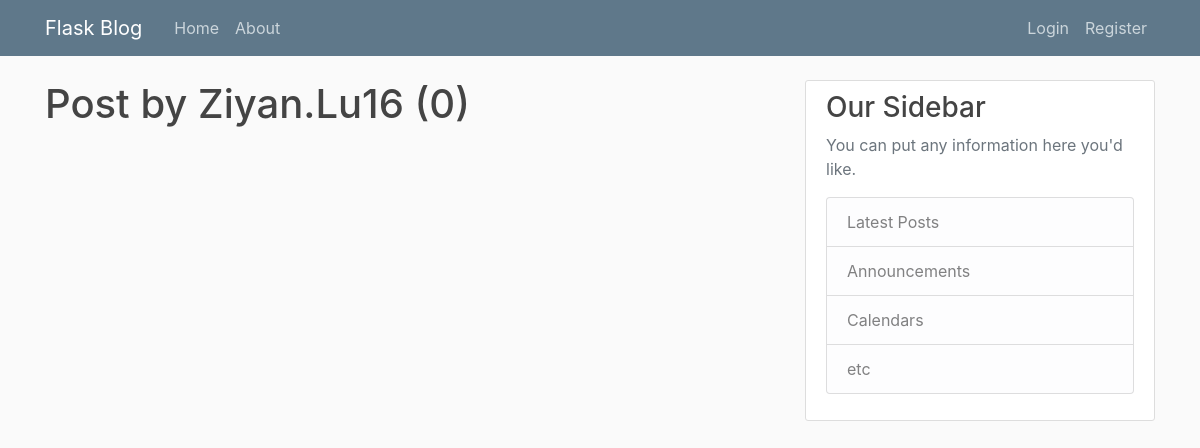
The app's page /user/Ziyan.Lu16, older data.
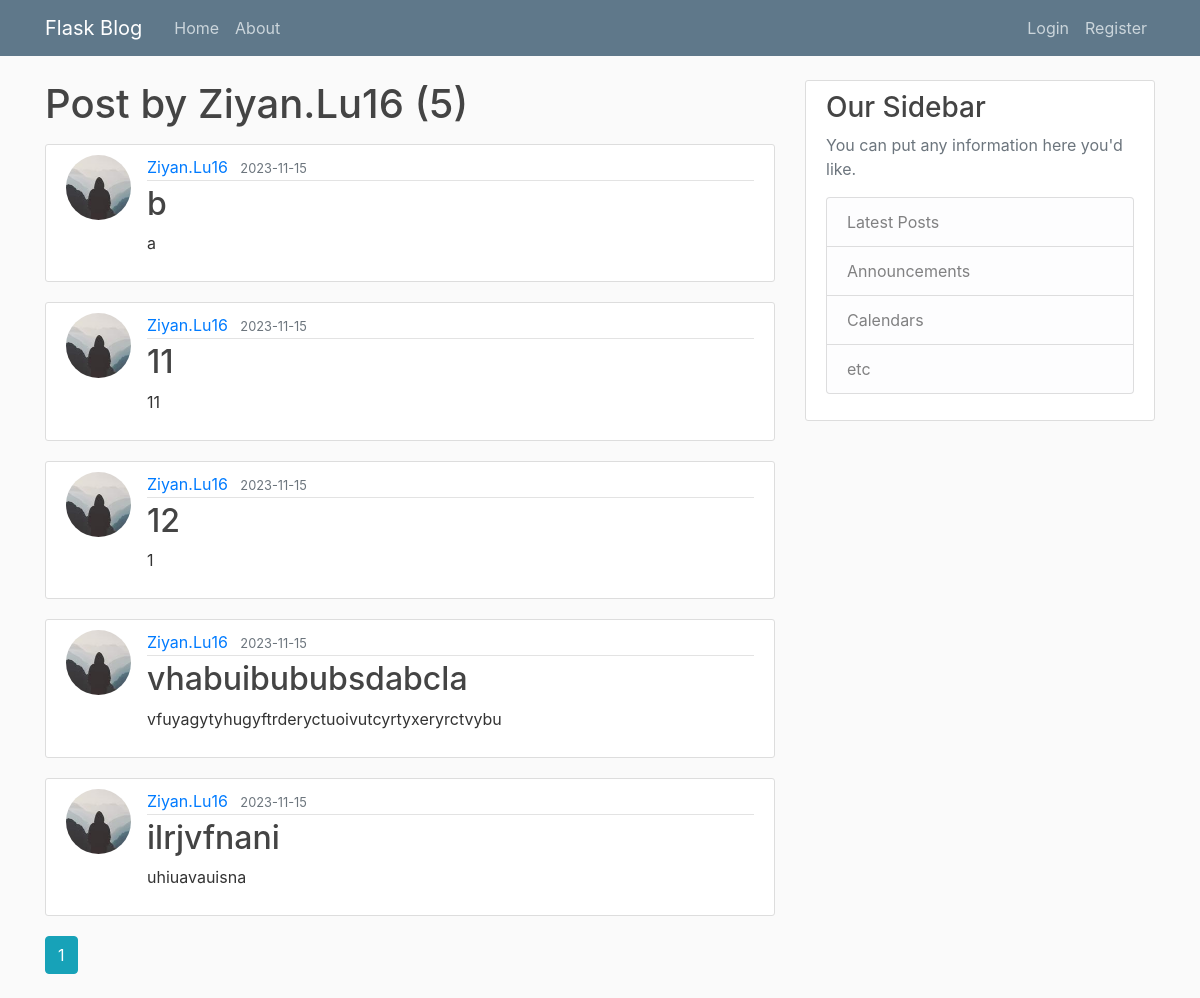
The same page, newer data.
### flaskblog/models.py (models this page shows, shortened)
class Post(db.Model):
    id = db.Column(db.Integer, primary_key=True)
    title = db.Column(db.String(100), nullable=False)
    date_posted = db.Column(db.DateTime, nullable=False, default=datetime.utcnow)
    content = db.Column(db.Text, nullable=False)
    user_id = db.Column(db.Integer, db.ForeignKey('user.id'), nullable=False)

class User(db.Model, UserMixin):
    id = db.Column(db.Integer, primary_key=True)
    username = db.Column(db.String(20), unique=True, nullable=False)
    email = db.Column(db.String(120), unique=True, nullable=False)
    image_file = db.Column(db.String(20), default = 'default.jpg', nullable=False)
    password = db.Column(db.String(60), nullable = False)
    posts = db.relationship('Post', backref='author', lazy=True)

### flaskblog/routes.py (the view)
@app.route("/user/<string:username>")
def user_posts(username):
    page = request.args.get('page', 1, type=int)
    user = User.query.filter_by(username=username).first_or_404()
    posts = Post.query.filter_by(author=user)\
        .order_by(Post.date_posted.desc())\
        .paginate(page=page, per_page=5)
    return render_template('user_posts.html', posts=posts, user=user)

### flaskblog/templates/user_posts.html
{% extends "layout.html" %}
{% block content %}
<h1 class = 'mb-3 '>Post by {{user.username}} ({{posts.total}})</h1>
    {% for post in posts.items %}
        <article class="media content-section">
          <img class="rounded-circle article-img" src="{{ url_for('static', filename='profile_pics/' + post.author.image_file) }}">
          <div class="media-body">
            <div class="article-metadata">
              <a class="mr-2" href="{{url_for('user_posts', username = post.author.username)}}">{{ post.author.username }}</a>
              <small class="text-muted">{{ post.date_posted.strftime('%Y-%m-%d') }}</small>
            </div>
            <h2><a class="article-title" href="{{url_for('post', post_id = post.id)}}">{{ post.title }}</a></h2>
            <p class="article-content">{{ post.content }}</p>
          </div>
        </article>
    {% endfor %}
    {% for page_num in posts.iter_pages(left_edge=1, right_edge=1, left_current=1, right_current=2) %}
      {% if page_num %}
        {% if posts.page == page_num %}
          <a class="btn btn-info mb-4" href="{{ url_for('user_posts', username=user.username, page=page_num) }}">{{ page_num }}</a>
        {% else %}
          <a class="btn btn-outline-info mb-4" href="{{ url_for('user_posts', username=user.username, page=page_num) }}">{{ page_num }}</a>
        {% endif %}
      {% else %}
        ...
      {% endif %}
    {% endfor %}
{% endblock content %}

Row changes from the older to the newer data that the page shows:
added Post: image_file (picture), author.username "Ziyan.Lu16", date_posted "2023-11-15", title "b", content "a"
added Post: image_file (picture), author.username "Ziyan.Lu16", date_posted "2023-11-15", title "11", content "11"
added Post: image_file (picture), author.username "Ziyan.Lu16", date_posted "2023-11-15", title "12", content "1"
added Post: image_file (picture), author.username "Ziyan.Lu16", date_posted "2023-11-15", title "vhabuibububsdabcla", content "vfuyagytyhugyftrderyctuoivutcyrtyxeryrctvybu"
added Post: image_file (picture), author.username "Ziyan.Lu16", date_posted "2023-11-15", title "ilrjvfnani", content "uhiuavauisna"
Text that changed along with them:
{{ posts.total }}: "0" → "5"
new list line: "1"
